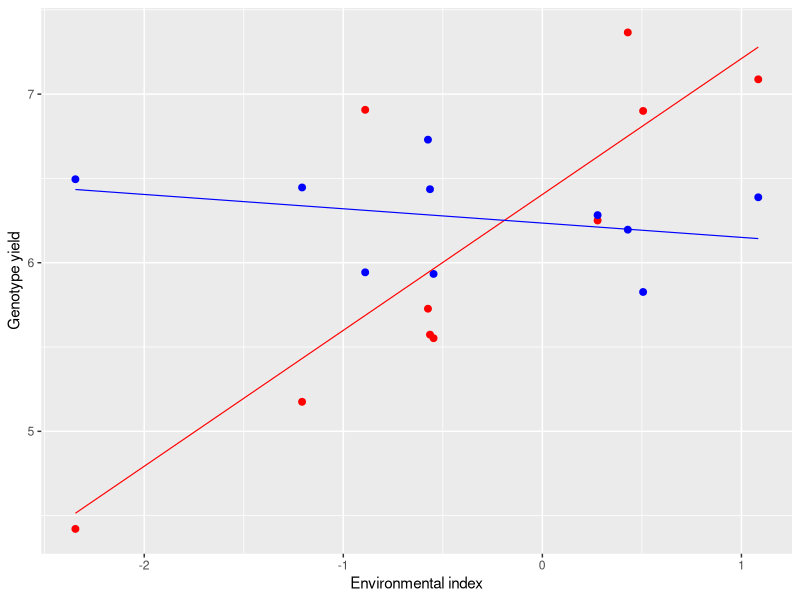

Write the R code that produced this figure.
## ---- chunk 1
#Put at the beginning
knitr::knit_hooks$set(document = function(x){ 
  gsub("```\n*```r*\n*", "", x) 
})
## ---- chunk 2
set.seed(1234)
MedEnv <- rnorm(10, 0, 1)
MedGen1 <- 6.5 + 0.9*MedEnv + rnorm(10, 0, 0.5)
MedGen2 <- 6.5 + 0.1 *MedEnv + rnorm(10, 0, 0.5)

library(ggplot2)
dataset <- data.frame(MedEnv, MedGen1, MedGen2)
ggplot(dataset) +
  geom_point(aes(x = MedEnv, y = MedGen1), col = "red", size = 2) +
  geom_point(aes(x = MedEnv, y = MedGen2), col = "blue", size = 2) +
  stat_smooth(aes(x = MedEnv, y = MedGen1), 
              method = "lm", se = F, col = "red", lwd = 0.4) +
  stat_smooth(aes(x = MedEnv, y = MedGen2), 
              method = "lm", se = F, col = "blue", lwd = 0.4) +
  labs(x = "Environmental index", y = "Genotype yield")

## ---- chunk 3
rm(list=ls())
library(nlme)
library(emmeans)
Block <- factor(rep(c(1:3), 42))
Var <- factor(rep(LETTERS[1:7],each=18))
Loc <- factor(rep(rep(letters[1:6], each=3), 7))
P1 <- factor(Loc:Block)
Yield <- c(60,65,60,80,65,75,70,75,70,72,82,90,48,45,50,50,40,40,
           80,90,83,70,60,60,85,90,90,70,85,80,40,40,40,38,40,50,
           25,28,30,40,35,35,35,30,30,40,35,35,35,25,20,35,30,30,
           50,65,50,40,40,40,48,50,52,45,45,50,50,50,45,40,48,40,
           52,50,55,55,54,50,40,40,60,48,38,45,38,30,40,35,40,35,
           22,25,25,30,28,32,28,25,30,26,28,28,45,50,45,50,50,50,
           30,30,25,28,34,35,40,45,35,30,32,35,45,35,38,44,45,40)
dataFull <- data.frame(Block, Var, Loc, Yield)
rm(Block, Var, Loc, P1, Yield)
head(dataFull)
## ---- chunk 4
library(dplyr)
dataFull <- dataFull %>%
  group_by(Loc) %>% 
  mutate(ej = mean(Yield) - mean(dataFull$Yield))
head(dataFull)
## ---- chunk 5
mod.aov <- lm(Yield ~ Loc/Block + Var*Loc, data = dataFull)
anova(mod.aov)
## ---- chunk 6
# Augmented ANOVA model
mod.aov2 <- lm(Yield ~ Loc/Block + Var/ej + Loc:Var, data=dataFull)
anova(mod.aov2)
## ---- chunk 7
# Finlay-Wilkinson model
modFull1 <- lme(Yield ~ Var/ej - 1, 
                random = list(Loc = pdIdent(~ Var - 1),
                              Loc = pdIdent(~ Block - 1)), 
                data=dataFull)
summary(modFull1)$tTable
VarCorr(modFull1)
## ---- chunk 8
# Eberhart-Russel model
modFull2 <- lme(Yield ~ Var/ej - 1, 
                random = list(Loc = pdDiag(~ Var - 1),
                              Loc = pdIdent(~ Block - 1)), 
                data=dataFull)
summary(modFull2)$tTable
VarCorr(modFull2)
## ---- chunk 9
library(emmeans)
muGE <- as.data.frame( emmeans(mod.aov, ~Var:Loc) )[,1:3]
names(muGE) <- c("Var", "Loc", "Yield")
muGE <- muGE %>% 
  group_by(Loc) %>% 
  mutate(ej = mean(Yield) - mean(muGE$Yield))
## ---- chunk 10
# Finlay-Wilkinson model
modFinlay <- lm(Yield ~ Var/ej - 1, data=muGE)
summary(modFinlay)
sigmaf <- summary(modFinlay)$sigma^2 
sigma2 <- summary(mod.aov)$sigma^2 
sigmaf - sigma2/3 #sigma2_d
## ---- chunk 11
# Eberarth-Russel model
modEberarth <- gls(Yield ~ Var/ej - 1, 
              weights=varIdent(form=~1|Var), data=muGE)
coefs <- summary(modEberarth)$tTable
coefs
sigma <- summary(modEberarth)$sigma
sigma2fi <- (c(1, coef(modEberarth$modelStruct$varStruct, uncons = FALSE)) * sigma)^2
names(sigma2fi)[1] <- "A"
sigma2fi - sigma2/3 #sigma2_di
